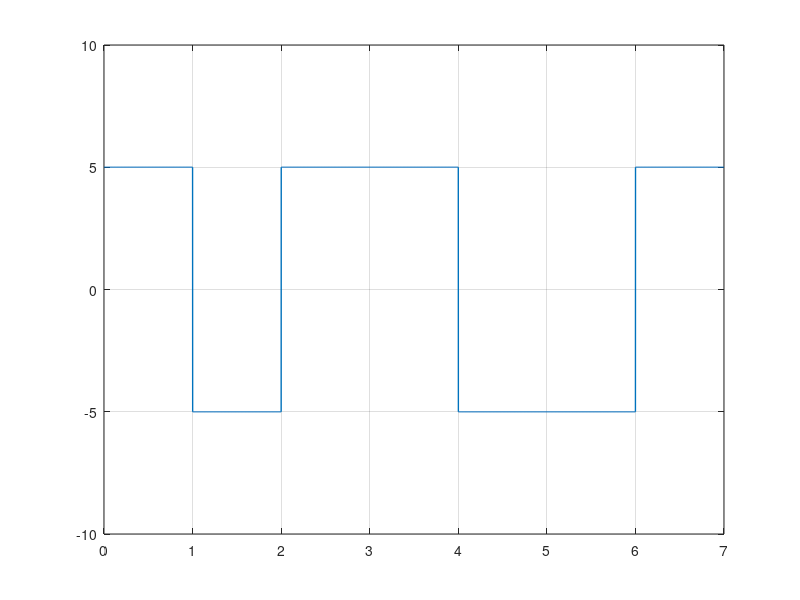

Write the MATLAB code that produced this figure.
clc; #... Clear command line
clear all; #... Clear variables
close all; #... Clear figures

bits = [1 0 1 1 0 0 1];

#... Modulation

bitrate = 1; #... Number of bits per second
voltage = 5;

samplingRate = 1000;
samplingTime = 1/samplingRate;

endTime = length(bits)/bitrate;
time = 0:samplingTime:endTime;

index = 1;

for i = 1:length(time)
    if bits(index) == 1
        modulation(i) = voltage;
    else
        modulation(i) = -voltage;
    endif
    if time(i)*bitrate >= index
        index = index+1;
    endif
endfor

plot(time, modulation, "LineWidth", 1);
axis([0 endTime -voltage-5 voltage+5]);
grid on;

#... Demodulation

index = 1;

for i = 1:length(modulation)
    if modulation(i) == voltage
        demodultaion(index) = 1;
    else
        demodultaion(index) = 0;
    endif
    if time(i)*bitrate >= index
        index = index+1;
    endif
endfor

disp(demodultaion);
